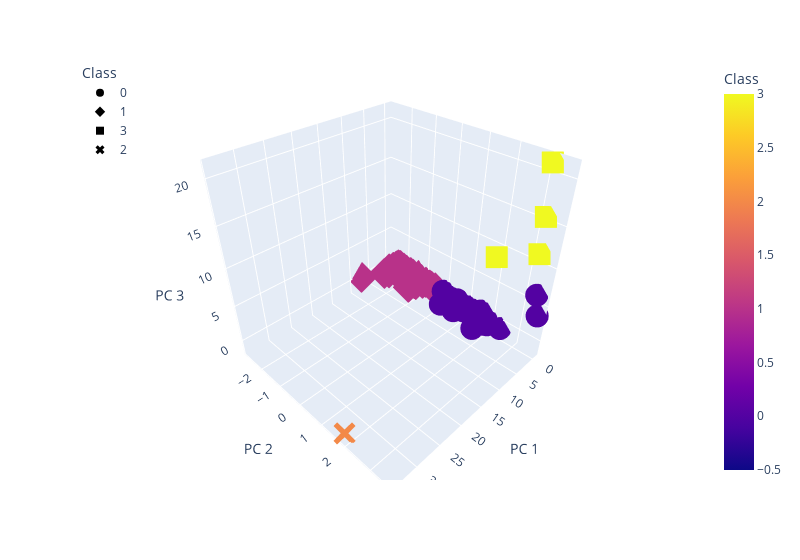

Notebook cell for this chart:
### Markdown cell above
### Deliverable 4: Visualizing Cryptocurrencies Results

#### 3D-Scatter with Clusters

### Code cell
# Creating a 3D-Scatter with the PCA data and the clusters
fig = px.scatter_3d(clustered_df, x="PC 1", y="PC 2", z="PC 3", color="Class", symbol="Class", width=800, 
                    hover_name="CoinName", hover_data=["Algorithm"])
fig.update_layout(legend=dict(x=0, y=1))
fig.show()

### Figure 1 — Plotly figure (JSON) as saved in the notebook; plotly's stock layout.template omitted (floating-point values rounded to 4 significant figures; data arrays with more than 128 entries replaced by an {"elided": "..."} marker saying what was removed)
{"data": [{"customdata": {"elided": "289x1 str values"}, "hovertemplate": "<b>%{hovertext}</b><br><br>Class=%{marker.color}<br>PC 1=%{x}<br>PC 2=%{y}<br>PC 3=%{z}<br>Algorithm=%{customdata[0]}<extra></extra>", "hovertext": {"elided": "289 str values"}, "legendgroup": "0", "marker": {"color": {"elided": "289 int values"}, "coloraxis": "coloraxis", "symbol": "circle"}, "mode": "markers", "name": "0", "scene": "scene", "showlegend": true, "type": "scatter3d", "x": {"elided": "289 float values"}, "y": {"elided": "289 float values"}, "z": {"elided": "289 float values"}}, {"customdata": {"elided": "238x1 str values"}, "hovertemplate": "<b>%{hovertext}</b><br><br>Class=%{marker.color}<br>PC 1=%{x}<br>PC 2=%{y}<br>PC 3=%{z}<br>Algorithm=%{customdata[0]}<extra></extra>", "hovertext": {"elided": "238 str values"}, "legendgroup": "1", "marker": {"color": {"elided": "238 int values"}, "coloraxis": "coloraxis", "symbol": "diamond"}, "mode": "markers", "name": "1", "scene": "scene", "showlegend": true, "type": "scatter3d", "x": {"elided": "238 float values"}, "y": {"elided": "238 float values"}, "z": {"elided": "238 float values"}}, {"customdata": [["VeChainThor Authority"], ["Proof-of-BibleHash"], ["Proof-of-Authority"], ["Leased POS"]], "hovertemplate": "<b>%{hovertext}</b><br><br>Class=%{marker.color}<br>PC 1=%{x}<br>PC 2=%{y}<br>PC 3=%{z}<br>Algorithm=%{customdata[0]}<extra></extra>", "hovertext": ["Vechain", "BiblePay", "Poa Network", "Waves"], "legendgroup": "3", "marker": {"color": [3, 3, 3, 3], "coloraxis": "coloraxis", "symbol": "square"}, "mode": "markers", "name": "3", "scene": "scene", "showlegend": true, "type": "scatter3d", "x": [4.45, -0.2346, -0.3773, -0.4294], "y": [2.418, 3.268, 3.115, 3.22], "z": [11.07, 11.42, 21.16, 15.62]}, {"customdata": [["TRC10"]], "hovertemplate": "<b>%{hovertext}</b><br><br>Class=%{marker.color}<br>PC 1=%{x}<br>PC 2=%{y}<br>PC 3=%{z}<br>Algorithm=%{customdata[0]}<extra></extra>", "hovertext": ["BitTorrent"], "legendgroup": "2", "marker": {"color": [2], "coloraxis": "coloraxis", "symbol": "x"}, "mode": "markers", "name": "2", "scene": "scene", "showlegend": true, "type": "scatter3d", "x": [34.03], "y": [1.781], "z": [-1.419]}], "layout": {"coloraxis": {"colorbar": {"title": {"text": "Class"}}, "colorscale": [[0, "#0d0887"], [0.1111, "#46039f"], [0.2222, "#7201a8"], [0.3333, "#9c179e"], [0.4444, "#bd3786"], [0.5556, "#d8576b"], [0.6667, "#ed7953"], [0.7778, "#fb9f3a"], [0.8889, "#fdca26"], [1, "#f0f921"]]}, "legend": {"title": {"text": "Class"}, "tracegroupgap": 0, "x": 0, "y": 1}, "margin": {"t": 60}, "scene": {"domain": {"x": [0, 1], "y": [0, 1]}, "xaxis": {"title": {"text": "PC 1"}}, "yaxis": {"title": {"text": "PC 2"}}, "zaxis": {"title": {"text": "PC 3"}}}, "width": 800}}
